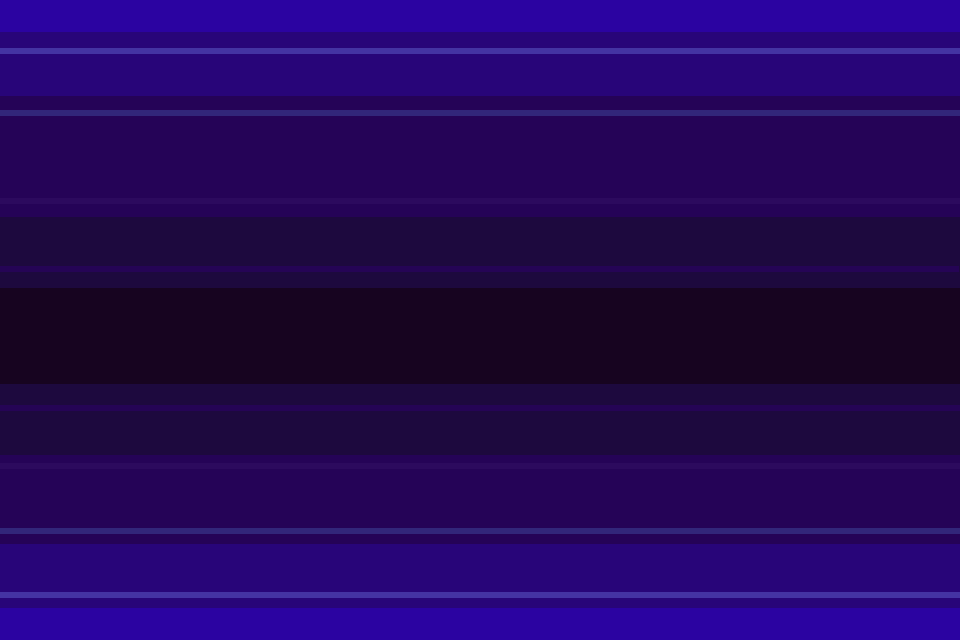

A level layout from a 2D game, rendered from its tile map. Below: a short description, then the map file with its tile-grid data intact:
An orthogonal 30x20 tile map with 32x32 px tiles, 1 tile layer (world_scene) and 1 object (wall).

<map version="1.10" tiledversion="1.11.1-99-gec89c545" orientation="orthogonal" renderorder="right-down" width="30" height="20" tilewidth="32" tileheight="32" infinite="0" nextlayerid="3" nextobjectid="2">
 <editorsettings>
  <export target="worldMap.json" format="json" />
 </editorsettings>
 <tileset firstgid="1" name="whole_map" tilewidth="32" tileheight="32" tilecount="600" columns="30">
  <image source="tiles/whole_map.png" width="960" height="640" />
 </tileset>
 <layer id="1" name="world_scene" width="30" height="20">
  <data encoding="csv">
1,2,3,4,5,6,7,8,9,10,11,12,13,14,15,16,17,18,19,20,21,22,23,24,25,26,27,28,29,30,
31,32,33,34,35,36,37,38,39,40,41,42,43,44,45,46,47,48,49,50,51,52,53,54,55,56,57,58,59,60,
61,62,63,64,65,66,67,68,69,70,71,72,73,74,75,76,77,78,79,80,81,82,83,84,85,86,87,88,89,90,
91,92,93,94,95,96,97,98,99,100,101,102,103,104,105,106,107,108,109,110,111,112,113,114,115,116,117,118,119,120,
121,122,123,124,125,126,127,128,129,130,131,132,133,134,135,136,137,138,139,140,141,142,143,144,145,146,147,148,149,150,
151,152,153,154,155,156,157,158,159,160,161,162,163,164,165,166,167,168,169,170,171,172,173,174,175,176,177,178,179,180,
181,182,183,184,185,186,187,188,189,190,191,192,193,194,195,196,197,198,199,200,201,202,203,204,205,206,207,208,209,210,
211,212,213,214,215,216,217,218,219,220,221,222,223,224,225,226,227,228,229,230,231,232,233,234,235,236,237,238,239,240,
241,242,243,244,245,246,247,248,249,250,251,252,253,254,255,256,257,258,259,260,261,262,263,264,265,266,267,268,269,270,
271,272,273,274,275,276,277,278,279,280,281,282,283,284,285,286,287,288,289,290,291,292,293,294,295,296,297,298,299,300,
301,302,303,304,305,306,307,308,309,310,311,312,313,314,315,316,317,318,319,320,321,322,323,324,325,326,327,328,329,330,
331,332,333,334,335,336,337,338,339,340,341,342,343,344,345,346,347,348,349,350,351,352,353,354,355,356,357,358,359,360,
361,362,363,364,365,366,367,368,369,370,371,372,373,374,375,376,377,378,379,380,381,382,383,384,385,386,387,388,389,390,
391,392,393,394,395,396,397,398,399,400,401,402,403,404,405,406,407,408,409,410,411,412,413,414,415,416,417,418,419,420,
421,422,423,424,425,426,427,428,429,430,431,432,433,434,435,436,437,438,439,440,441,442,443,444,445,446,447,448,449,450,
451,452,453,454,455,456,457,458,459,460,461,462,463,464,465,466,467,468,469,470,471,472,473,474,475,476,477,478,479,480,
481,482,483,484,485,486,487,488,489,490,491,492,493,494,495,496,497,498,499,500,501,502,503,504,505,506,507,508,509,510,
511,512,513,514,515,516,517,518,519,520,521,522,523,524,525,526,527,528,529,530,531,532,533,534,535,536,537,538,539,540,
541,542,543,544,545,546,547,548,549,550,551,552,553,554,555,556,557,558,559,560,561,562,563,564,565,566,567,568,569,570,
571,572,573,574,575,576,577,578,579,580,581,582,583,584,585,586,587,588,589,590,591,592,593,594,595,596,597,598,599,600
</data>
 </layer>
 <objectgroup id="2" name="wall_layer">
  <object id="1" name="wall" type="wall" x="0.840909" y="480.394" width="960.097" height="63.8864" />
 </objectgroup>
</map>
